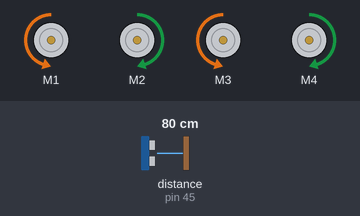
Recording of a sketch running on a simulated Arduino Uno, built with avr-gcc and run on an emulated ATmega328P. Shown: 4 × DC motor (green arrow = forward, orange = backward, longer = faster). The test bench sets the inputs (shaded band); at power-on: distance to the obstacle (sensor on pin 45) 80 cm. The echo pulse lasts 58.3 µs per cm.

Above: at 2.2 s.
2.3 s: distance to the obstacle (sensor on pin 45) set to 7 cm
3.8 s: distance to the obstacle (sensor on pin 45) set to 4 cm
At 5.6 s:
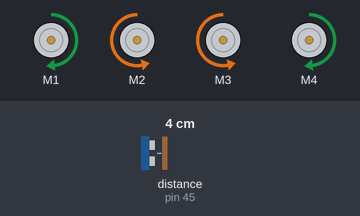
At 6.7 s:
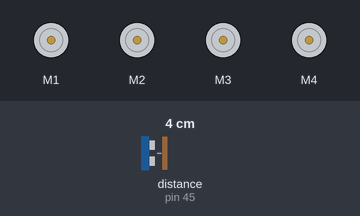
6.8 s: distance to the obstacle (sensor on pin 45) set to 9 cm
8.3 s: distance to the obstacle (sensor on pin 45) set to 2 cm
At 8.6 s:
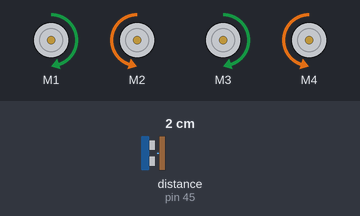
Timing chart, 0 to 12.3 s (numbered marks = the images above; inputs shaded):
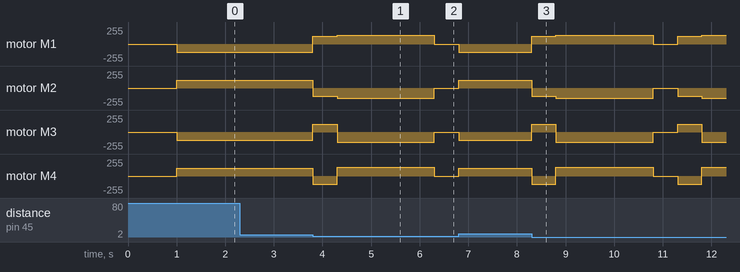

The sketch:

Ultrassonico.ino
```cpp
#include <Ultrasonic.h>
#include <AFMotor.h>

AF_DCMotor motor1(1);
AF_DCMotor motor2(2);
AF_DCMotor motor3(3);
AF_DCMotor motor4(4);

int tempo2 = 2000;
int trig = 43;
int echo = 45;
long d = 0;

Ultrasonic ultrasonic (trig,echo);

void moverFrente();
void moverTras();
void virar(int tempo);
void parar();

void setup() {
  motor1.setSpeed(154);
  motor2.setSpeed(154);
  motor3.setSpeed(154);
  motor4.setSpeed(154);
  delay(1000);
}

void loop() {
  moverTras();
  d = ultrasonic.read();
  if (d <= 5) {
    moverFrente();
    delay(500);
    virar(tempo2);
    parar();
  }
}

void moverFrente() {
  motor1.setSpeed(120);
  motor2.setSpeed(120);
  motor3.setSpeed(120);
  motor4.setSpeed(120);

  motor1.run(FORWARD);
  motor3.run(FORWARD);
  motor2.run(BACKWARD);
  motor4.run(BACKWARD);
}

void moverTras() {
  motor1.setSpeed(120);
  motor2.setSpeed(120);
  motor3.setSpeed(120);
  motor4.setSpeed(120);

  motor1.run(BACKWARD);
  motor3.run(BACKWARD);
  motor2.run(FORWARD);
  motor4.run(FORWARD);
}

void virar(int tempo2) {
  motor1.setSpeed(130);
  motor2.setSpeed(150);
  motor3.setSpeed(150);
  motor4.setSpeed(130);

  motor1.run(FORWARD);
  motor3.run(BACKWARD);
  motor2.run(BACKWARD);
  motor4.run(FORWARD);
  delay(tempo2);
}

void parar() {
  motor1.run(RELEASE);
  motor3.run(RELEASE);
  motor2.run(RELEASE);
  motor4.run(RELEASE);
  delay(500);
}
```

Measured:
- the behaviour switches between 6 and 5 cm on distance to the obstacle (sensor on pin 45) (found by bisection; images 0 and 1)
- after the input at 2.3 s, every drawn part: stays the same
- after the input at 3.8 s, motor M1: backward 120/255 → forward 120/255 at once, → forward 130/255 0.50 s later, → stopped 2.0 s later; motor M2: forward 120/255 → backward 120/255 at once, → backward 150/255 0.50 s later, → stopped 2.0 s later
